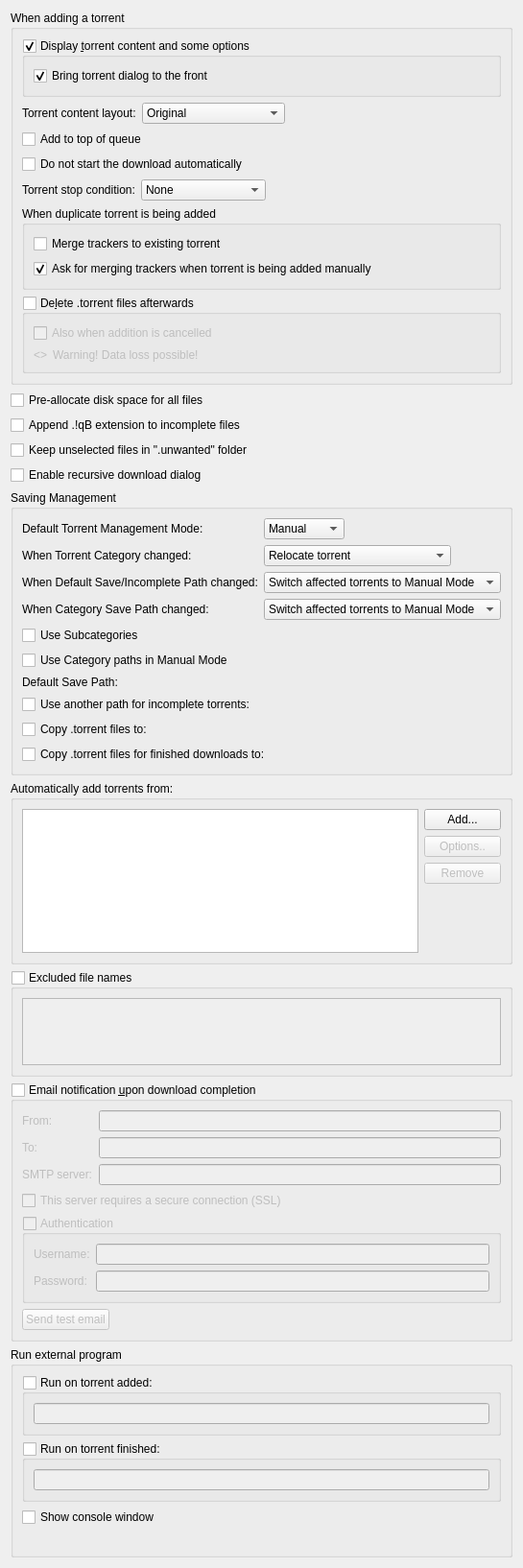
          <widget class="QWidget" name="scrollAreaWidgetContents_2">
           <property name="geometry">
            <rect>
             <x>0</x>
             <y>0</y>
             <width>539</width>
             <height>1457</height>
            </rect>
           </property>
           <layout class="QVBoxLayout" name="verticalLayout">
            <item>
             <widget class="QGroupBox" name="torrentAdditionBox">
              <property name="title">
               <string>When adding a torrent</string>
              </property>
              <layout class="QVBoxLayout" name="torrentAdditionBoxLayout">
               <item>
                <widget class="QGroupBox" name="checkAdditionDialog">
                 <property name="title">
                  <string>Display &amp;torrent content and some options</string>
                 </property>
                 <property name="checkable">
                  <bool>true</bool>
                 </property>
                 <layout class="QVBoxLayout" name="verticalLayout_18">
                  <item>
                   <widget class="QCheckBox" name="checkAdditionDialogFront">
                    <property name="text">
                     <string>Bring torrent dialog to the front</string>
                    </property>
                    <property name="checked">
                     <bool>true</bool>
                    </property>
                   </widget>
                  </item>
                 </layout>
                </widget>
               </item>
               <item>
                <layout class="QHBoxLayout" name="horizontalLayout_19">
                 <item>
                  <widget class="QLabel" name="contentLayoutLabel">
                   <property name="text">
                    <string>Torrent content layout:</string>
                   </property>
                  </widget>
                 </item>
                 <item>
                  <widget class="QComboBox" name="contentLayoutComboBox">
                   <property name="currentIndex">
                    <number>0</number>
                   </property>
                   <item>
                    <property name="text">
                     <string>Original</string>
                    </property>
                   </item>
                   <item>
                    <property name="text">
                     <string>Create subfolder</string>
                    </property>
                   </item>
                   <item>
                    <property name="text">
                     <string>Don't create subfolder</string>
                    </property>
                   </item>
                  </widget>
                 </item>
                 <item>
                  <spacer name="horizontalSpacer_20">
                   <property name="orientation">
                    <enum>Qt::Orientation::Horizontal</enum>
                   </property>
                   <property name="sizeHint" stdset="0">
                    <size>
                     <width>40</width>
                     <height>20</height>
                    </size>
                   </property>
                  </spacer>
                 </item>
                </layout>
               </item>
               <item>
                <widget class="QCheckBox" name="checkAddToQueueTop">
                 <property name="toolTip">
                  <string>The torrent will be added to the top of the download queue</string>
                 </property>
                 <property name="text">
                  <string extracomment="The torrent will be added to the top of the download queue">Add to top of queue</string>
                 </property>
                </widget>
               </item>
               <item>
                <widget class="QCheckBox" name="checkAddStopped">
                 <property name="toolTip">
                  <string>The torrent will be added to download list in a stopped state</string>
                 </property>
                 <property name="text">
                  <string extracomment="The torrent will be added to download list in a stopped state">Do not start the download automatically</string>
                 </property>
                </widget>
               </item>
               <item>
                <layout class="QHBoxLayout" name="stopConditionLayout">
                 <item>
                  <widget class="QLabel" name="stopConditionLabel">
                   <property name="text">
                    <string>Torrent stop condition:</string>
                   </property>
                  </widget>
                 </item>
                 <item>
                  <widget class="QComboBox" name="stopConditionComboBox">
                   <property name="currentIndex">
                    <number>0</number>
                   </property>
                   <item>
                    <property name="text">
                     <string>None</string>
                    </property>
                   </item>
                   <item>
                    <property name="text">
                     <string>Metadata received</string>
                    </property>
                   </item>
                   <item>
                    <property name="text">
                     <string>Files checked</string>
                    </property>
                   </item>
                  </widget>
                 </item>
                 <item>
                  <spacer name="stopConditionSpacer">
                   <property name="orientation">
                    <enum>Qt::Orientation::Horizontal</enum>
                   </property>
                   <property name="sizeHint" stdset="0">
                    <size>
                     <width>40</width>
                     <height>20</height>
                    </size>
                   </property>
                  </spacer>
                 </item>
                </layout>
               </item>
               <item>
                <widget class="QGroupBox" name="duplicateTorrentGroup">
                 <property name="title">
                  <string>When duplicate torrent is being added</string>
                 </property>
                 <layout class="QVBoxLayout" name="duplicateTorrentBoxLayout">
                  <item>
                   <widget class="QCheckBox" name="checkMergeTrackers">
                    <property name="text">
                     <string>Merge trackers to existing torrent</string>
                    </property>
                    <property name="checked">
                     <bool>false</bool>
                    </property>
                   </widget>
                  </item>
                  <item>
                   <widget class="QCheckBox" name="checkConfirmMergeTrackers">
                    <property name="text">
                     <string>Ask for merging trackers when torrent is being added manually</string>
                    </property>
                    <property name="checked">
                     <bool>true</bool>
                    </property>
                   </widget>
                  </item>
                 </layout>
                </widget>
               </item>
               <item>
                <widget class="QGroupBox" name="deleteTorrentBox">
                 <property name="toolTip">
                  <string>Whether the .torrent file should be deleted after adding it</string>
                 </property>
                 <property name="title">
                  <string>De&amp;lete .torrent files afterwards </string>
                 </property>
                 <property name="checkable">
                  <bool>true</bool>
                 </property>
                 <property name="checked">
                  <bool>false</bool>
                 </property>
                 <layout class="QVBoxLayout" name="deleteTorrentBoxLayout">
                  <item>
                   <widget class="QCheckBox" name="deleteCancelledTorrentBox">
                    <property name="toolTip">
                     <string>Also delete .torrent files whose addition was cancelled</string>
                    </property>
                    <property name="text">
                     <string>Also when addition is cancelled</string>
                    </property>
                   </widget>
                  </item>
                  <item>
                   <layout class="QHBoxLayout" name="deleteTorrentWarningLayout">
                    <item>
                     <widget class="QLabel" name="deleteTorrentWarningIcon">
                      <property name="sizePolicy">
                       <sizepolicy hsizetype="Fixed" vsizetype="Preferred">
                        <horstretch>0</horstretch>
                        <verstretch>0</verstretch>
                       </sizepolicy>
                      </property>
                      <property name="text">
                       <string notr="true">&lt;&gt;</string>
                      </property>
                     </widget>
                    </item>
                    <item>
                     <widget class="QLabel" name="deleteTorrentWarningLabel">
                      <property name="text">
                       <string>Warning! Data loss possible!</string>
                      </property>
                     </widget>
                    </item>
                   </layout>
                  </item>
                 </layout>
                </widget>
               </item>
              </layout>
             </widget>
            </item>
            <item>
             <widget class="QCheckBox" name="checkPreallocateAll">
              <property name="toolTip">
               <string>Allocate full file sizes on disk before starting downloads, to minimize fragmentation. Only useful for HDDs.</string>
              </property>
              <property name="text">
               <string>Pre-allocate disk space for all files</string>
              </property>
             </widget>
            </item>
            <item>
             <widget class="QCheckBox" name="checkAppendqB">
              <property name="text">
               <string>Append .!qB extension to incomplete files</string>
              </property>
             </widget>
            </item>
            <item>
             <widget class="QCheckBox" name="checkUnwantedFolder">
              <property name="text">
               <string>Keep unselected files in &quot;.unwanted&quot; folder</string>
              </property>
             </widget>
            </item>
            <item>
             <widget class="QCheckBox" name="checkRecursiveDownload">
              <property name="toolTip">
               <string>When a torrent is downloaded, offer to add torrents from any .torrent files found inside it</string>
              </property>
              <property name="text">
               <string>Enable recursive download dialog</string>
              </property>
             </widget>
            </item>
            <item>
             <widget class="QGroupBox" name="groupSavingManagement">
              <property name="title">
               <string>Saving Management</string>
              </property>
              <layout class="QVBoxLayout" name="groupSavingManagementLayout">
               <item>
                <layout class="QGridLayout" name="gridLayout_3">
                 <item row="0" column="0">
                  <widget class="QLabel" name="label_40">
                   <property name="text">
                    <string>Default Torrent Management Mode:</string>
                   </property>
                  </widget>
                 </item>
                 <item row="0" column="1">
                  <layout class="QHBoxLayout" name="horizontalLayout_70">
                   <property name="spacing">
                    <number>10</number>
                   </property>
                   <item>
                    <widget class="QComboBox" name="comboSavingMode">
                     <property name="toolTip">
                      <string>Automatic: Various torrent properties (e.g. save path) will be decided by the associated category
Manual: Various torrent properties (e.g. save path) must be assigned manually</string>
                     </property>
                     <item>
                      <property name="text">
                       <string>Manual</string>
                      </property>
                     </item>
                     <item>
                      <property name="text">
                       <string>Automatic</string>
                      </property>
                     </item>
                    </widget>
                   </item>
                   <item>
                    <spacer name="horizontalSpacer_160">
                     <property name="orientation">
                      <enum>Qt::Orientation::Horizontal</enum>
                     </property>
                     <property name="sizeHint" stdset="0">
                      <size>
                       <width>40</width>
                       <height>20</height>
                      </size>
                     </property>
                    </spacer>
                   </item>
                  </layout>
                 </item>
                 <item row="1" column="0">
                  <widget class="QLabel" name="labelTorrentCategoryChanged">
                   <property name="text">
                    <string>When Torrent Category changed:</string>
                   </property>
                  </widget>
                 </item>
                 <item row="1" column="1">
                  <layout class="QHBoxLayout" name="horizontalLayout_14">
                   <item>
                    <widget class="QComboBox" name="comboTorrentCategoryChanged">
                     <item>
                      <property name="text">
                       <string>Relocate torrent</string>
                      </property>
                     </item>
                     <item>
                      <property name="text">
                       <string>Switch torrent to Manual Mode</string>
                      </property>
                     </item>
                    </widget>
                   </item>
                   <item>
                    <spacer name="horizontalSpacer_17">
                     <property name="orientation">
                      <enum>Qt::Orientation::Horizontal</enum>
                     </property>
                     <property name="sizeHint" stdset="0">
                      <size>
                       <width>40</width>
                       <height>20</height>
                      </size>
                     </property>
                    </spacer>
                   </item>
                  </layout>
                 </item>
                 <item row="2" column="0">
                  <widget class="QLabel" name="labelCategoryDefaultPathChanged">
                   <property name="text">
                    <string>When Default Save/Incomplete Path changed:</string>
                   </property>
                  </widget>
                 </item>
                 <item row="2" column="1">
                  <layout class="QHBoxLayout" name="horizontalLayout_15">
                   <item>
                    <widget class="QComboBox" name="comboCategoryDefaultPathChanged">
                     <property name="currentIndex">
                      <number>1</number>
                     </property>
                     <item>
                      <property name="text">
                       <string>Relocate affected torrents</string>
                      </property>
                     </item>
                     <item>
                      <property name="text">
                       <string>Switch affected torrents to Manual Mode</string>
                      </property>
                     </item>
                    </widget>
                   </item>
                   <item>
                    <spacer name="horizontalSpacer_18">
                     <property name="orientation">
                      <enum>Qt::Orientation::Horizontal</enum>
                     </property>
                     <property name="sizeHint" stdset="0">
                      <size>
                       <width>40</width>
                       <height>20</height>
                      </size>
                     </property>
                    </spacer>
                   </item>
                  </layout>
                 </item>
                 <item row="3" column="0">
                  <widget class="QLabel" name="labelCategoryChanged">
                   <property name="text">
                    <string>When Category Save Path changed:</string>
                   </property>
                  </widget>
                 </item>
                 <item row="3" column="1">
                  <layout class="QHBoxLayout" name="horizontalLayout_17">
                   <item>
                    <widget class="QComboBox" name="comboCategoryChanged">
                     <property name="currentIndex">
                      <number>1</number>
                     </property>
                     <item>
                      <property name="text">
                       <string>Relocate affected torrents</string>
                      </property>
                     </item>
                     <item>
                      <property name="text">
                       <string>Switch affected torrents to Manual Mode</string>
                      </property>
                     </item>
                    </widget>
                   </item>
                   <item>
                    <spacer name="horizontalSpacer_19">
                     <property name="orientation">
                      <enum>Qt::Orientation::Horizontal</enum>
                     </property>
                     <property name="sizeHint" stdset="0">
                      <size>
                       <width>40</width>
                       <height>20</height>
                      </size>
                     </property>
                    </spacer>
                   </item>
                  </layout>
                 </item>
                </layout>
               </item>
               <item>
                <widget class="QCheckBox" name="checkUseSubcategories">
                 <property name="text">
                  <string>Use Subcategories</string>
                 </property>
                </widget>
               </item>
               <item>
                <widget class="QCheckBox" name="checkUseCategoryPaths">
                 <property name="toolTip">
                  <string>Resolve relative Save Path against appropriate Category path instead of Default one</string>
                 </property>
                 <property name="text">
                  <string>Use Category paths in Manual Mode</string>
                 </property>
                </widget>
               </item>
               <item>
                <layout class="QGridLayout" name="gridLayout_4">
                 <item row="0" column="0">
                  <widget class="QLabel" name="labelSavePath">
                   <property name="text">
                    <string>Default Save Path:</string>
                   </property>
                  </widget>
                 </item>
                 <item row="0" column="1">
                  <widget class="FileSystemPathLineEdit" name="textSavePath" native="true"/>
                 </item>
                 <item row="1" column="0">
                  <widget class="QCheckBox" name="checkUseDownloadPath">
                   <property name="text">
                    <string>Use another path for incomplete torrents:</string>
                   </property>
                  </widget>
                 </item>
                 <item row="1" column="1">
                  <widget class="FileSystemPathLineEdit" name="textDownloadPath" native="true"/>
                 </item>
                 <item row="2" column="0">
                  <widget class="QCheckBox" name="checkExportDir">
                   <property name="text">
                    <string>Copy .torrent files to:</string>
                   </property>
                  </widget>
                 </item>
                 <item row="2" column="1">
                  <widget class="FileSystemPathLineEdit" name="textExportDir" native="true"/>
                 </item>
                 <item row="3" column="0">
                  <widget class="QCheckBox" name="checkExportDirFin">
                   <property name="text">
                    <string>Copy .torrent files for finished downloads to:</string>
                   </property>
                  </widget>
                 </item>
                 <item row="3" column="1">
                  <widget class="FileSystemPathLineEdit" name="textExportDirFin" native="true"/>
                 </item>
                </layout>
               </item>
              </layout>
             </widget>
            </item>
            <item>
             <widget class="QGroupBox" name="groupBox_2">
              <property name="title">
               <string>Automatically add torrents from:</string>
              </property>
              <layout class="QVBoxLayout" name="verticalLayout_38">
               <item>
                <layout class="QHBoxLayout" name="horizontalLayout_16">
                 <item>
                  <widget class="QTreeView" name="scanFoldersView">
                   <property name="sizePolicy">
                    <sizepolicy hsizetype="Expanding" vsizetype="Expanding">
                     <horstretch>0</horstretch>
                     <verstretch>1</verstretch>
                    </sizepolicy>
                   </property>
                   <property name="minimumSize">
                    <size>
                     <width>250</width>
                     <height>150</height>
                    </size>
                   </property>
                   <property name="editTriggers">
                    <set>QAbstractItemView::EditTrigger::AllEditTriggers</set>
                   </property>
                   <property name="selectionMode">
                    <enum>QAbstractItemView::SelectionMode::SingleSelection</enum>
                   </property>
                   <property name="selectionBehavior">
                    <enum>QAbstractItemView::SelectionBehavior::SelectRows</enum>
                   </property>
                   <property name="textElideMode">
                    <enum>Qt::TextElideMode::ElideNone</enum>
                   </property>
                   <property name="rootIsDecorated">
                    <bool>false</bool>
                   </property>
                   <attribute name="headerDefaultSectionSize">
                    <number>80</number>
                   </attribute>
                   <attribute name="headerStretchLastSection">
                    <bool>false</bool>
                   </attribute>
                  </widget>
                 </item>
                 <item>
                  <layout class="QVBoxLayout" name="verticalLayout_37">
                   <item>
                    <widget class="QPushButton" name="addWatchedFolderButton">
                     <property name="text">
                      <string>Add...</string>
                     </property>
                    </widget>
                   </item>
                   <item>
                    <widget class="QPushButton" name="editWatchedFolderButton">
                     <property name="enabled">
                      <bool>false</bool>
                     </property>
                     <property name="text">
                      <string>Options..</string>
                     </property>
                    </widget>
                   </item>
                   <item>
                    <widget class="QPushButton" name="removeWatchedFolderButton">
                     <property name="enabled">
                      <bool>false</bool>
                     </property>
                     <property name="text">
                      <string>Remove</string>
                     </property>
                    </widget>
                   </item>
                   <item>
                    <spacer name="verticalSpacer_6">
                     <property name="orientation">
                      <enum>Qt::Orientation::Vertical</enum>
                     </property>
                     <property name="sizeHint" stdset="0">
                      <size>
                       <width>20</width>
                       <height>40</height>
                      </size>
                     </property>
                    </spacer>
                   </item>
                  </layout>
                 </item>
                </layout>
               </item>
              </layout>
             </widget>
            </item>
            <item>
             <widget class="QGroupBox" name="groupExcludedFileNames">
              <property name="title">
               <string>Excluded file names</string>
              </property>
              <property name="checkable">
               <bool>true</bool>
              </property>
              <property name="checked">
               <bool>false</bool>
              </property>
              <layout class="QVBoxLayout" name="verticalLayout_311">
               <item>
                <widget class="QPlainTextEdit" name="textExcludedFileNames">
                 <property name="toolTip">
                  <string>Blacklist filtered file names from being downloaded from torrent(s).
Files matching any of the filters in this list will have their priority automatically set to &quot;Do not download&quot;.

Use newlines to separate multiple entries. Can use wildcards as outlined below.
*: matches zero or more of any characters.
?: matches any single character.
[...]: sets of characters can be represented in square brackets.

Examples
*.exe: filter '.exe' file extension.
readme.txt: filter exact file name.
?.txt: filter 'a.txt', 'b.txt' but not 'aa.txt'.
readme[0-9].txt: filter 'readme1.txt', 'readme2.txt' but not 'readme10.txt'.</string>
                 </property>
                 <property name="lineWrapMode">
                  <enum>QPlainTextEdit::LineWrapMode::NoWrap</enum>
                 </property>
                </widget>
               </item>
              </layout>
             </widget>
            </item>
            <item>
             <widget class="QGroupBox" name="groupMailNotification">
              <property name="title">
               <string>Email notification &amp;upon download completion</string>
              </property>
              <property name="checkable">
               <bool>true</bool>
              </property>
              <property name="checked">
               <bool>false</bool>
              </property>
              <layout class="QVBoxLayout" name="verticalLayout_171">
               <item>
                <layout class="QGridLayout" name="gridLayout_9">
                 <item row="1" column="1">
                  <widget class="QLineEdit" name="lineEditDestEmail"/>
                 </item>
                 <item row="1" column="0">
                  <widget class="QLabel" name="label_2">
                   <property name="toolTip">
                    <string>Receiver</string>
                   </property>
                   <property name="text">
                    <string comment="To receiver">To:</string>
                   </property>
                  </widget>
                 </item>
                 <item row="2" column="0">
                  <widget class="QLabel" name="label_3">
                   <property name="text">
                    <string>SMTP server:</string>
                   </property>
                  </widget>
                 </item>
                 <item row="2" column="1">
                  <widget class="QLineEdit" name="lineEditSmtpServer"/>
                 </item>
                 <item row="0" column="1">
                  <widget class="QLineEdit" name="senderEmailTxt"/>
                 </item>
                 <item row="0" column="0">
                  <widget class="QLabel" name="label_25">
                   <property name="toolTip">
                    <string>Sender</string>
                   </property>
                   <property name="text">
                    <string comment="From sender">From:</string>
                   </property>
                  </widget>
                 </item>
                </layout>
               </item>
               <item>
                <widget class="QCheckBox" name="checkSmtpSSL">
                 <property name="text">
                  <string>This server requires a secure connection (SSL)</string>
                 </property>
                </widget>
               </item>
               <item>
                <widget class="QGroupBox" name="groupMailNotifAuth">
                 <property name="title">
                  <string>Authentication</string>
                 </property>
                 <property name="checkable">
                  <bool>true</bool>
                 </property>
                 <property name="checked">
                  <bool>false</bool>
                 </property>
                 <layout class="QFormLayout" name="formLayout_2">
                  <item row="0" column="0">
                   <widget class="QLabel" name="label_7">
                    <property name="text">
                     <string>Username:</string>
                    </property>
                   </widget>
                  </item>
                  <item row="0" column="1">
                   <widget class="QLineEdit" name="mailNotifUsername"/>
                  </item>
                  <item row="1" column="0">
                   <widget class="QLabel" name="label_8">
                    <property name="text">
                     <string>Password:</string>
                    </property>
                   </widget>
                  </item>
                  <item row="1" column="1">
                   <widget class="QLineEdit" name="mailNotifPassword">
                    <property name="echoMode">
                     <enum>QLineEdit::EchoMode::Password</enum>
                    </property>
                   </widget>
                  </item>
                 </layout>
                </widget>
               </item>
               <item>
                <widget class="QPushButton" name="sendTestEmail">
                 <property name="sizePolicy">
                  <sizepolicy hsizetype="Fixed" vsizetype="Fixed">
                   <horstretch>0</horstretch>
                   <verstretch>0</verstretch>
                  </sizepolicy>
                 </property>
                 <property name="text">
                  <string>Send test email</string>
                 </property>
                </widget>
               </item>
              </layout>
             </widget>
            </item>
            <item>
             <widget class="QGroupBox" name="autoRunBox">
              <property name="title">
               <string>Run external program</string>
              </property>
              <layout class="QVBoxLayout" name="verticalLayout_19">
               <item>
                <widget class="QGroupBox" name="groupBoxRunOnAdded">
                 <property name="title">
                  <string>Run on torrent added:</string>
                 </property>
                 <property name="checkable">
                  <bool>true</bool>
                 </property>
                 <property name="checked">
                  <bool>false</bool>
                 </property>
                 <layout class="QVBoxLayout" name="verticalLayout_39">
                  <item>
                   <widget class="QLineEdit" name="lineEditRunOnAdded"/>
                  </item>
                 </layout>
                </widget>
               </item>
               <item>
                <widget class="QGroupBox" name="groupBoxRunOnFinished">
                 <property name="title">
                  <string>Run on torrent finished:</string>
                 </property>
                 <property name="checkable">
                  <bool>true</bool>
                 </property>
                 <property name="checked">
                  <bool>false</bool>
                 </property>
                 <layout class="QVBoxLayout" name="verticalLayout_36">
                  <item>
                   <widget class="QLineEdit" name="lineEditRunOnFinished"/>
                  </item>
                 </layout>
                </widget>
               </item>
               <item>
                <widget class="QCheckBox" name="autoRunConsole">
                 <property name="text">
                  <string>Show console window</string>
                 </property>
                </widget>
               </item>
               <item>
                <widget class="QLabel" name="labelAutoRunParam">
                 <property name="wordWrap">
                  <bool>true</bool>
                 </property>
                </widget>
               </item>
              </layout>
             </widget>
            </item>
           </layout>
          </widget>
